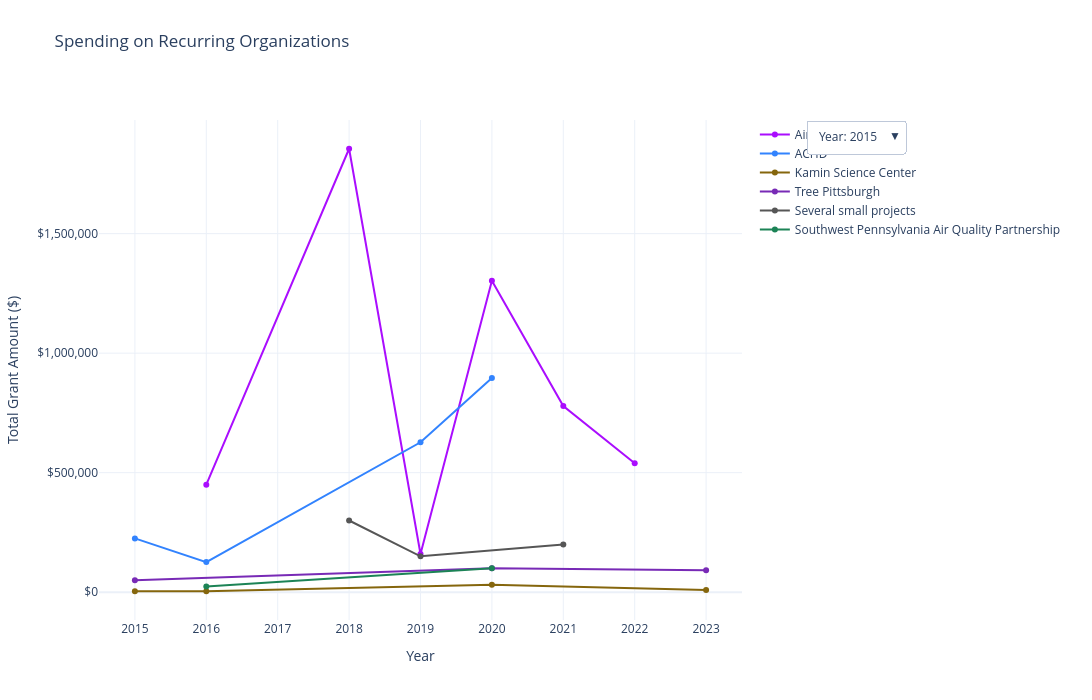

Write notebook code for a chart like this one.
### Code cell
# Identify organizations that received money more than once
org_counts = df['Organization'].value_counts()
multi_orgs = org_counts[org_counts > 2].index.tolist()

# Filter data for these organizations only
df_multi = df[df['Organization'].isin(multi_orgs)]

# Aggregate: Sum spending by Year and Organization
# We ONLY keep years where money was actually received
df_org_grouped = df_multi.groupby(['Year', 'Organization'])['Grant Amount'].sum().reset_index()

# Create the Figure
fig = go.Figure()

# Consistent Color Map
colors_palette = px.colors.qualitative.Alphabet + px.colors.qualitative.Dark24
org_colors = {org: colors_palette[i % len(colors_palette)] for i, org in enumerate(multi_orgs)}

for org in multi_orgs:
    org_data = df_org_grouped[df_org_grouped['Organization'] == org].sort_values('Year')
    
    fig.add_trace(
        go.Scatter(
            x=org_data['Year'],
            y=org_data['Grant Amount'],
            name=org,
            mode='lines+markers',
            marker_color=org_colors[org],
            # connectgaps=True keeps the line solid even if they skip a year
            connectgaps=True, 
            # This template shows the name in bold followed by the amount
            hovertemplate="<b>" + org + "</b>: %{y:$,.0f}<extra></extra>",
            visible=True
        )
    )


# Update Layout
fig.update_layout(
    updatemenus=[dict(
        active=0,
        buttons=dropdown_buttons,
        direction="down",
        x=1.1,           # Pinned to the right
        xanchor="left",
        y=1,
        yanchor="top",
        showactive=True
    )],
    xaxis=dict(title="Year", tickmode='linear'),
    yaxis=dict(title="Total Grant Amount ($)", tickprefix="$", tickformat=","),
    title={
        'text': "Spending on Recurring Organizations",
        'x': 0.05,        # Left-aligned title
        'xanchor': 'left',
        'y': 0.95
    },
    template="plotly_white",
    height=700,
    width=1300,
    margin=dict(t=120, r=350), 
    hovermode="x unified" # Only shows orgs with data points for the hovered year
)

fig.show()

# Export for Wix/Web embedding
html_snippet = fig.to_html(full_html=False, include_plotlyjs='cdn')
print(html_snippet)

### Figure 1 — Plotly figure (JSON) as saved in the notebook; plotly's stock layout.template omitted (floating-point values rounded to 4 significant figures)
{"data": [{"connectgaps": true, "hovertemplate": "<b>Air Quality Program</b>: %{y:$,.0f}<extra></extra>", "marker": {"color": "#AA0DFE"}, "mode": "lines+markers", "name": "Air Quality Program", "type": "scatter", "visible": true, "x": [2016, 2018, 2019, 2020, 2021, 2022], "y": [450000, 1854962, 159765, 1302822, 778684, 539125]}, {"connectgaps": true, "hovertemplate": "<b>ACHD</b>: %{y:$,.0f}<extra></extra>", "marker": {"color": "#3283FE"}, "mode": "lines+markers", "name": "ACHD", "type": "scatter", "visible": true, "x": [2015, 2016, 2019, 2020], "y": [225000, 125900, 627100, 895554]}, {"connectgaps": true, "hovertemplate": "<b>Kamin Science Center</b>: %{y:$,.0f}<extra></extra>", "marker": {"color": "#85660D"}, "mode": "lines+markers", "name": "Kamin Science Center", "type": "scatter", "visible": true, "x": [2015, 2016, 2020, 2023], "y": [4000, 4000, 31500, 9000]}, {"connectgaps": true, "hovertemplate": "<b>Tree Pittsburgh</b>: %{y:$,.0f}<extra></extra>", "marker": {"color": "#782AB6"}, "mode": "lines+markers", "name": "Tree Pittsburgh", "type": "scatter", "visible": true, "x": [2015, 2020, 2023], "y": [50000, 99995, 92000]}, {"connectgaps": true, "hovertemplate": "<b>Several small projects</b>: %{y:$,.0f}<extra></extra>", "marker": {"color": "#565656"}, "mode": "lines+markers", "name": "Several small projects", "type": "scatter", "visible": true, "x": [2018, 2019, 2021], "y": [300000, 150000, 200000]}, {"connectgaps": true, "hovertemplate": "<b>Southwest Pennsylvania Air Quality Partnership</b>: %{y:$,.0f}<extra></extra>", "marker": {"color": "#1C8356"}, "mode": "lines+markers", "name": "Southwest Pennsylvania Air Quality Partnership", "type": "scatter", "visible": true, "x": [2016, 2020], "y": [24000, 100000]}], "layout": {"height": 700, "hovermode": "x unified", "margin": {"r": 350, "t": 120}, "title": {"text": "Spending on Recurring Organizations", "x": 0.05, "xanchor": "left", "y": 0.95}, "updatemenus": [{"active": 0, "buttons": [{"args": [{"visible": [true, false, false, false, false, false, false, false, false, false]}, {"title": "Spending by Project Category in 2015"}], "label": "Year: 2015", "method": "update"}, {"args": [{"visible": [false, true, false, false, false, false, false, false, false, false]}, {"title": "Spending by Project Category in 2016"}], "label": "Year: 2016", "method": "update"}, {"args": [{"visible": [false, false, true, false, false, false, false, false, false, false]}, {"title": "Spending by Project Category in 2017"}], "label": "Year: 2017", "method": "update"}, {"args": [{"visible": [false, false, false, true, false, false, false, false, false, false]}, {"title": "Spending by Project Category in 2018"}], "label": "Year: 2018", "method": "update"}, {"args": [{"visible": [false, false, false, false, true, false, false, false, false, false]}, {"title": "Spending by Project Category in 2019"}], "label": "Year: 2019", "method": "update"}, {"args": [{"visible": [false, false, false, false, false, true, false, false, false, false]}, {"title": "Spending by Project Category in 2020"}], "label": "Year: 2020", "method": "update"}, {"args": [{"visible": [false, false, false, false, false, false, true, false, false, false]}, {"title": "Spending by Project Category in 2021"}], "label": "Year: 2021", "method": "update"}, {"args": [{"visible": [false, false, false, false, false, false, false, true, false, false]}, {"title": "Spending by Project Category in 2022"}], "label": "Year: 2022", "method": "update"}, {"args": [{"visible": [false, false, false, false, false, false, false, false, true, false]}, {"title": "Spending by Project Category in 2023"}], "label": "Year: 2023", "method": "update"}, {"args": [{"visible": [false, false, false, false, false, false, false, false, false, true]}, {"title": "Spending by Project Category in 2024"}], "label": "Year: 2024", "method": "update"}], "direction": "down", "showactive": true, "x": 1.1, "xanchor": "left", "y": 1, "yanchor": "top"}], "width": 1300, "xaxis": {"tickmode": "linear", "title": {"text": "Year"}}, "yaxis": {"tickformat": ",", "tickprefix": "$", "title": {"text": "Total Grant Amount ($)"}}}}
